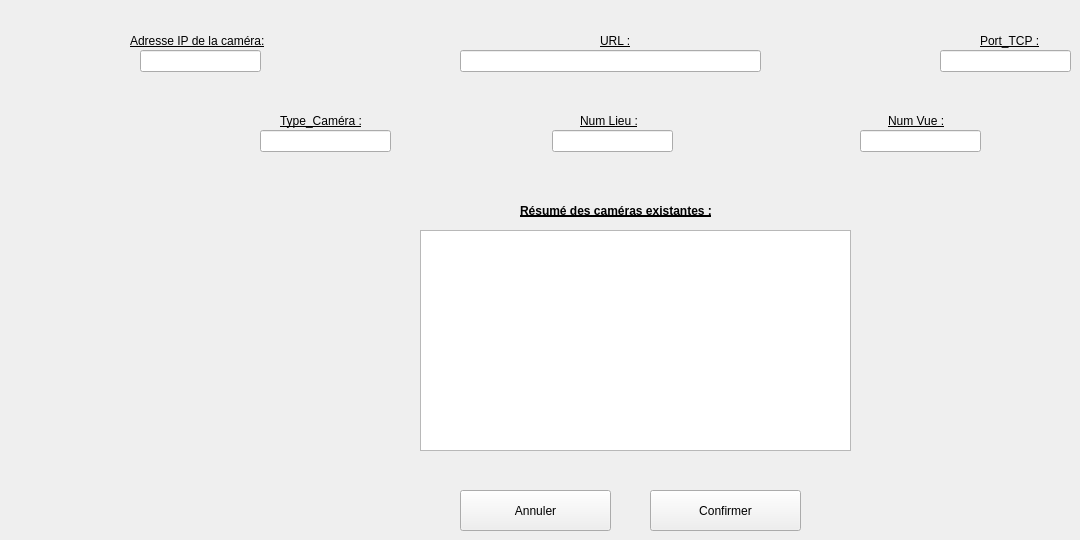
      <widget class="QWidget" name="tbAjouterCamera">
       <attribute name="title">
        <string>Ajouter une caméra...</string>
       </attribute>
       <widget class="QLabel" name="lblAdressIPCam">
        <property name="geometry">
         <rect>
          <x>130</x>
          <y>30</y>
          <width>171</width>
          <height>21</height>
         </rect>
        </property>
        <property name="font">
         <font>
          <weight>50</weight>
          <bold>false</bold>
          <underline>true</underline>
         </font>
        </property>
        <property name="text">
         <string>Adresse IP de la caméra:</string>
        </property>
       </widget>
       <widget class="QLineEdit" name="leAdressIPCam">
        <property name="geometry">
         <rect>
          <x>140</x>
          <y>50</y>
          <width>121</width>
          <height>22</height>
         </rect>
        </property>
        <property name="text">
         <string/>
        </property>
       </widget>
       <widget class="QLabel" name="lblURLCam">
        <property name="geometry">
         <rect>
          <x>600</x>
          <y>30</y>
          <width>51</width>
          <height>21</height>
         </rect>
        </property>
        <property name="font">
         <font>
          <underline>true</underline>
         </font>
        </property>
        <property name="text">
         <string>URL :</string>
        </property>
       </widget>
       <widget class="QLineEdit" name="leURLCam">
        <property name="geometry">
         <rect>
          <x>460</x>
          <y>50</y>
          <width>301</width>
          <height>22</height>
         </rect>
        </property>
        <property name="text">
         <string/>
        </property>
       </widget>
       <widget class="QLabel" name="lblPortCam">
        <property name="geometry">
         <rect>
          <x>980</x>
          <y>30</y>
          <width>71</width>
          <height>21</height>
         </rect>
        </property>
        <property name="font">
         <font>
          <underline>true</underline>
         </font>
        </property>
        <property name="text">
         <string>Port_TCP :</string>
        </property>
       </widget>
       <widget class="QLineEdit" name="lePortCam">
        <property name="geometry">
         <rect>
          <x>940</x>
          <y>50</y>
          <width>131</width>
          <height>22</height>
         </rect>
        </property>
       </widget>
       <widget class="QLabel" name="lblTypeCam">
        <property name="geometry">
         <rect>
          <x>280</x>
          <y>110</y>
          <width>101</width>
          <height>21</height>
         </rect>
        </property>
        <property name="font">
         <font>
          <underline>true</underline>
         </font>
        </property>
        <property name="text">
         <string>Type_Caméra :</string>
        </property>
       </widget>
       <widget class="QLineEdit" name="leTypeCam">
        <property name="geometry">
         <rect>
          <x>260</x>
          <y>130</y>
          <width>131</width>
          <height>22</height>
         </rect>
        </property>
        <property name="text">
         <string/>
        </property>
       </widget>
       <widget class="QLabel" name="lblNumLieuCam">
        <property name="geometry">
         <rect>
          <x>580</x>
          <y>110</y>
          <width>71</width>
          <height>21</height>
         </rect>
        </property>
        <property name="font">
         <font>
          <underline>true</underline>
         </font>
        </property>
        <property name="text">
         <string>Num Lieu :</string>
        </property>
       </widget>
       <widget class="QLineEdit" name="leNumLieuCam">
        <property name="geometry">
         <rect>
          <x>552</x>
          <y>130</y>
          <width>121</width>
          <height>22</height>
         </rect>
        </property>
       </widget>
       <widget class="QLabel" name="lblNumVueCam">
        <property name="geometry">
         <rect>
          <x>888</x>
          <y>110</y>
          <width>91</width>
          <height>21</height>
         </rect>
        </property>
        <property name="font">
         <font>
          <underline>true</underline>
         </font>
        </property>
        <property name="text">
         <string>Num Vue :</string>
        </property>
       </widget>
       <widget class="QLineEdit" name="leNumVueCam">
        <property name="geometry">
         <rect>
          <x>860</x>
          <y>130</y>
          <width>121</width>
          <height>22</height>
         </rect>
        </property>
       </widget>
       <widget class="QLabel" name="lblResumeCam">
        <property name="geometry">
         <rect>
          <x>520</x>
          <y>200</y>
          <width>251</width>
          <height>21</height>
         </rect>
        </property>
        <property name="font">
         <font>
          <weight>75</weight>
          <bold>true</bold>
          <underline>true</underline>
         </font>
        </property>
        <property name="text">
         <string>Résumé des caméras existantes :</string>
        </property>
       </widget>
       <widget class="QTextEdit" name="teResumeCam">
        <property name="geometry">
         <rect>
          <x>420</x>
          <y>230</y>
          <width>431</width>
          <height>221</height>
         </rect>
        </property>
       </widget>
       <widget class="QPushButton" name="pbAnnulerCam">
        <property name="geometry">
         <rect>
          <x>460</x>
          <y>490</y>
          <width>151</width>
          <height>41</height>
         </rect>
        </property>
        <property name="text">
         <string>Annuler</string>
        </property>
       </widget>
       <widget class="QPushButton" name="pbConfirmerCam">
        <property name="geometry">
         <rect>
          <x>650</x>
          <y>490</y>
          <width>151</width>
          <height>41</height>
         </rect>
        </property>
        <property name="text">
         <string>Confirmer</string>
        </property>
       </widget>
       <widget class="QLabel" name="label_127">
        <property name="geometry">
         <rect>
          <x>40</x>
          <y>20</y>
          <width>51</width>
          <height>61</height>
         </rect>
        </property>
        <property name="text">
         <string/>
        </property>
        <property name="pixmap">
         <pixmap>../../../../../../opt/SuPer_2015/Projet_SuPer/ressources/new.png</pixmap>
        </property>
       </widget>
      </widget>
